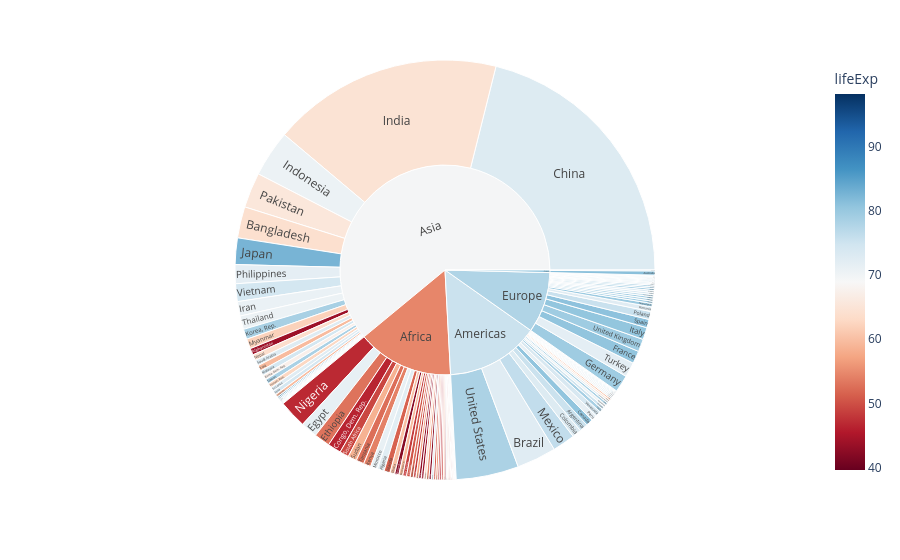

Notebook code for this chart:
### Code cell
import plotly.express as px
import numpy as np
df = px.data.gapminder().query("year == 2007")
fig = px.sunburst(df, path=['continent', 'country'], values='pop',
                  color='lifeExp', hover_data=['iso_alpha'],
                  color_continuous_scale='RdBu',
                  color_continuous_midpoint=np.average(df['lifeExp'], weights=df['pop']))
fig.show()

### Figure 1 — Plotly figure (JSON) as saved in the notebook; plotly's stock layout.template omitted (floating-point values rounded to 4 significant figures; data arrays with more than 128 entries replaced by an {"elided": "..."} marker saying what was removed)
{"data": [{"branchvalues": "total", "customdata": {"elided": "147x2 mixed values"}, "domain": {"x": [0, 1], "y": [0, 1]}, "hovertemplate": "labels=%{label}<br>pop=%{value}<br>parent=%{parent}<br>id=%{id}<br>iso_alpha=%{customdata[0]}<br>lifeExp=%{color}<extra></extra>", "ids": {"elided": "147 str values"}, "labels": {"elided": "147 str values"}, "marker": {"coloraxis": "coloraxis", "colors": {"elided": "147 float values"}}, "name": "", "parents": {"elided": "147 str values"}, "type": "sunburst", "values": {"elided": "147 float values"}}], "layout": {"coloraxis": {"cmid": 68.92, "colorbar": {"title": {"text": "lifeExp"}}, "colorscale": [[0, "rgb(103,0,31)"], [0.1, "rgb(178,24,43)"], [0.2, "rgb(214,96,77)"], [0.3, "rgb(244,165,130)"], [0.4, "rgb(253,219,199)"], [0.5, "rgb(247,247,247)"], [0.6, "rgb(209,229,240)"], [0.7, "rgb(146,197,222)"], [0.8, "rgb(67,147,195)"], [0.9, "rgb(33,102,172)"], [1, "rgb(5,48,97)"]]}, "legend": {"tracegroupgap": 0}, "margin": {"t": 60}}}
